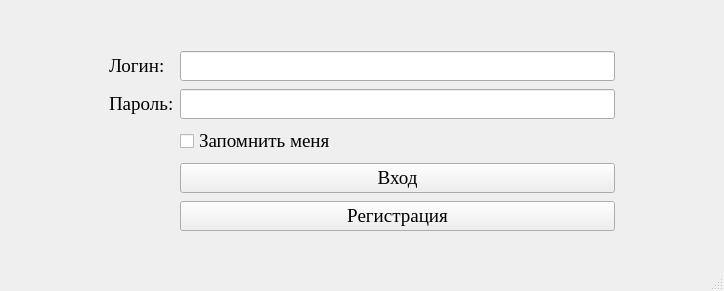
<?xml version="1.0" encoding="UTF-8"?>
<ui version="4.0">
 <class>Authorization</class>
 <widget class="QMainWindow" name="Authorization">
  <property name="geometry">
   <rect>
    <x>0</x>
    <y>0</y>
    <width>724</width>
    <height>291</height>
   </rect>
  </property>
  <property name="sizePolicy">
   <sizepolicy hsizetype="Preferred" vsizetype="Preferred">
    <horstretch>0</horstretch>
    <verstretch>0</verstretch>
   </sizepolicy>
  </property>
  <property name="minimumSize">
   <size>
    <width>724</width>
    <height>291</height>
   </size>
  </property>
  <property name="maximumSize">
   <size>
    <width>1920</width>
    <height>291</height>
   </size>
  </property>
  <property name="font">
   <font>
    <family>Times New Roman</family>
    <pointsize>14</pointsize>
   </font>
  </property>
  <property name="contextMenuPolicy">
   <enum>Qt::DefaultContextMenu</enum>
  </property>
  <property name="windowTitle">
   <string>Авторизация</string>
  </property>
  <widget class="QWidget" name="centralwidget">
   <property name="sizePolicy">
    <sizepolicy hsizetype="Preferred" vsizetype="Preferred">
     <horstretch>0</horstretch>
     <verstretch>0</verstretch>
    </sizepolicy>
   </property>
   <layout class="QGridLayout" name="gridLayout">
    <item row="0" column="2">
     <spacer name="verticalSpacer">
      <property name="orientation">
       <enum>Qt::Vertical</enum>
      </property>
      <property name="sizeType">
       <enum>QSizePolicy::Fixed</enum>
      </property>
      <property name="sizeHint" stdset="0">
       <size>
        <width>20</width>
        <height>40</height>
       </size>
      </property>
     </spacer>
    </item>
    <item row="1" column="0">
     <spacer name="horizontalSpacer_3">
      <property name="orientation">
       <enum>Qt::Horizontal</enum>
      </property>
      <property name="sizeType">
       <enum>QSizePolicy::Fixed</enum>
      </property>
      <property name="sizeHint" stdset="0">
       <size>
        <width>100</width>
        <height>20</height>
       </size>
      </property>
     </spacer>
    </item>
    <item row="1" column="3">
     <spacer name="horizontalSpacer_2">
      <property name="orientation">
       <enum>Qt::Horizontal</enum>
      </property>
      <property name="sizeType">
       <enum>QSizePolicy::Fixed</enum>
      </property>
      <property name="sizeHint" stdset="0">
       <size>
        <width>100</width>
        <height>20</height>
       </size>
      </property>
     </spacer>
    </item>
    <item row="2" column="0">
     <spacer name="horizontalSpacer_4">
      <property name="orientation">
       <enum>Qt::Horizontal</enum>
      </property>
      <property name="sizeType">
       <enum>QSizePolicy::Fixed</enum>
      </property>
      <property name="sizeHint" stdset="0">
       <size>
        <width>100</width>
        <height>20</height>
       </size>
      </property>
     </spacer>
    </item>
    <item row="2" column="2">
     <widget class="QLineEdit" name="PasswordlineEdit">
      <property name="maxLength">
       <number>30</number>
      </property>
      <property name="echoMode">
       <enum>QLineEdit::Password</enum>
      </property>
     </widget>
    </item>
    <item row="2" column="3">
     <spacer name="horizontalSpacer">
      <property name="orientation">
       <enum>Qt::Horizontal</enum>
      </property>
      <property name="sizeType">
       <enum>QSizePolicy::Fixed</enum>
      </property>
      <property name="sizeHint" stdset="0">
       <size>
        <width>100</width>
        <height>20</height>
       </size>
      </property>
     </spacer>
    </item>
    <item row="1" column="2">
     <widget class="QLineEdit" name="LoginlineEdit">
      <property name="maxLength">
       <number>30</number>
      </property>
      <property name="echoMode">
       <enum>QLineEdit::Normal</enum>
      </property>
     </widget>
    </item>
    <item row="4" column="2">
     <widget class="QPushButton" name="LogIn">
      <property name="font">
       <font>
        <family>Times New Roman</family>
        <pointsize>14</pointsize>
       </font>
      </property>
      <property name="text">
       <string>Вход</string>
      </property>
     </widget>
    </item>
    <item row="1" column="1">
     <widget class="QLabel" name="label">
      <property name="font">
       <font>
        <family>Times New Roman</family>
        <pointsize>14</pointsize>
       </font>
      </property>
      <property name="text">
       <string>Логин:</string>
      </property>
     </widget>
    </item>
    <item row="2" column="1">
     <widget class="QLabel" name="label_2">
      <property name="font">
       <font>
        <family>Times New Roman</family>
        <pointsize>14</pointsize>
       </font>
      </property>
      <property name="text">
       <string>Пароль:</string>
      </property>
     </widget>
    </item>
    <item row="6" column="2">
     <layout class="QHBoxLayout" name="horizontalLayout">
      <item>
       <spacer name="horizontalSpacer_5">
        <property name="orientation">
         <enum>Qt::Horizontal</enum>
        </property>
        <property name="sizeHint" stdset="0">
         <size>
          <width>40</width>
          <height>20</height>
         </size>
        </property>
       </spacer>
      </item>
      <item>
       <spacer name="horizontalSpacer_6">
        <property name="orientation">
         <enum>Qt::Horizontal</enum>
        </property>
        <property name="sizeHint" stdset="0">
         <size>
          <width>40</width>
          <height>20</height>
         </size>
        </property>
       </spacer>
      </item>
     </layout>
    </item>
    <item row="5" column="2">
     <widget class="QPushButton" name="Registration">
      <property name="font">
       <font>
        <family>Times New Roman</family>
        <pointsize>14</pointsize>
       </font>
      </property>
      <property name="text">
       <string>Регистрация</string>
      </property>
     </widget>
    </item>
    <item row="3" column="2">
     <widget class="QCheckBox" name="RememberBox">
      <property name="text">
       <string>Запомнить меня</string>
      </property>
     </widget>
    </item>
   </layout>
  </widget>
  <widget class="QMenuBar" name="menubar">
   <property name="geometry">
    <rect>
     <x>0</x>
     <y>0</y>
     <width>724</width>
     <height>27</height>
    </rect>
   </property>
  </widget>
  <widget class="QStatusBar" name="statusbar"/>
 </widget>
 <resources/>
 <connections/>
</ui>
